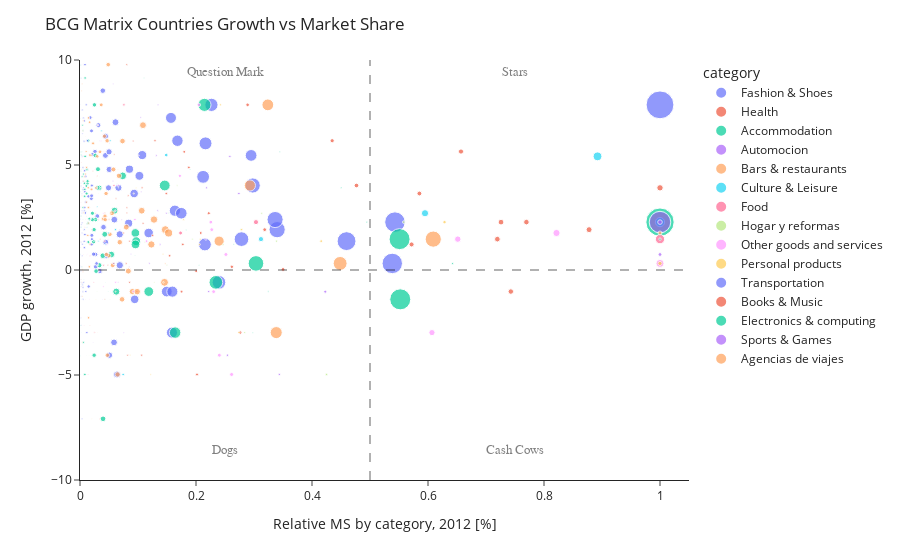

The cell this chart's notebook holds for it:
### Markdown cell above
![image-2.png](attachment:image-2.png)

### Code cell
data = px.scatter(df1, x='relative_MS', y='growth_GDP', color='category',size='sum_amount_x', hover_name='country_name',
                  size_max=20)

layout = go.Layout(
    title='Growth-Share Matrix of countries Madrid transactions',
    xaxis=dict(
        title='Market Share of Purchases, 2012 [%]',
        gridcolor='rgb(255, 255, 255)',
        zerolinewidth=1,
        ticklen=5,
        gridwidth=2,
    ),
    yaxis=dict(
        title='GDP per Capity, 2012 [%]',
        gridcolor='rgb(255, 255, 255)',
        zerolinewidth=1,
        ticklen=5,
        gridwidth=2,
    ),
    paper_bgcolor='rgb(0,0,0,0)',
    plot_bgcolor='rgb(0,0,0,0)',
)

fig = go.Figure(data=data, layout=layout)

fig = fig.update_layout(
    yaxis_range=[-10,10], 
    title='BCG Matrix Countries Growth vs Market Share',
    yaxis=dict(title='GDP growth, 2012 [%]'))    
fig.update_layout(
    xaxis_range=[0,1.05],
    xaxis=dict(title='Relative MS by category, 2012 [%]'))

fig.update_layout(template="simple_white")
fig.add_hline(y=0,line_width=2, line_dash="dash", line_color="black")
fig.add_vline(x=0.5, line_width=2, line_dash="dash", line_color="black")

fig.add_annotation(
    x=0.25
    , y=9
    , text='Question Mark'
    , yanchor='bottom'
    , showarrow=False
    , arrowhead=1
    , arrowsize=1
    , arrowwidth=2
    , arrowcolor="#636363"
    , ax=-20
    , ay=-30
    , font=dict(size=13, color="grey", family="Sans Serif")
    , align="left"
    ,)
fig.add_annotation(
    x=0.75
    , y=9
    , text='Stars'
    , yanchor='bottom'
    , showarrow=False
    , arrowhead=1
    , arrowsize=1
    , arrowwidth=2
    , arrowcolor="#636363"
    , ax=-20
    , ay=-30
    , font=dict(size=13, color="grey", family="Sans Serif")
    , align="left"
    ,)

fig.add_annotation(
    x=0.75
    , y=-9
    , text='Cash Cows'
    , yanchor='bottom'
    , showarrow=False
    , arrowhead=1
    , arrowsize=1
    , arrowwidth=2
    , arrowcolor="#636363"
    , ax=-20
    , ay=-30
    , font=dict(size=13, color="grey", family="Sans Serif")
    , align="left"
    ,)

fig.add_annotation(
    x=0.25
    , y=-9
    , text='Dogs'
    , yanchor='bottom'
    , showarrow=False
    , arrowhead=1
    , arrowsize=1
    , arrowwidth=2
    , arrowcolor="#636363"
    , ax=-20
    , ay=-30
    , font=dict(size=13, color="grey", family="Sans Serif")
    , align="left"
    ,)

### Figure 1 — Plotly figure (JSON) as saved in the notebook; plotly's stock layout.template omitted (floating-point values rounded to 4 significant figures)
{"data": [{"hovertemplate": "<b>%{hovertext}</b><br><br>category=Fashion & Shoes<br>relative_MS=%{x}<br>growth_GDP=%{y}<br>sum_amount_x=%{marker.size}<extra></extra>", "hovertext": ["Algeria", "Andorra", "Angola", "Argentina", "Australia", "Austria", "Azerbaijan", "Bahrain", "Belarus", "Belgium", "Bosnia and Herzegovina", "Botswana", "Brazil", "Bulgaria", "Canada", "Cayman Islands", "Chile", "China", "Colombia", "Costa Rica", "Croatia", "Curacao", "Cyprus", "Czechia", "Côte d'Ivoire", "Denmark", "Dominican Republic", "Ecuador", "Egypt", "El Salvador", "Estonia", "Finland", "France", "Georgia", "Greece", "Guatemala", "Honduras", "Hong Kong", "Hungary", "Iceland", "India", "Indonesia", "Iraq", "Ireland", "Israel", "Italy", "Jamaica", "Japan", "Jordan", "Kazakhstan", "Korea, Republic of", "Kuwait", "Latvia", "Lebanon", "Lithuania", "Luxembourg", "Malawi", "Malaysia", "Mexico", "Moldova, Republic of", "Mongolia", "Morocco", "Mozambique", "Netherlands", "New Zealand", "Nigeria", "North Macedonia", "Norway", "Pakistan", "Panama", "Paraguay", "Peru", "Philippines", "Poland", "Portugal", "Puerto Rico", "Qatar", "Romania", "Russian Federation", "Saudi Arabia", "Senegal", "Singapore", "Slovakia", "Slovenia", "South Africa", "Sri Lanka", "Sweden", "Switzerland", "Taiwan, Province of China", "Thailand", "Trinidad and Tobago", "Turkey", "Uganda", "Ukraine", "United Arab Emirates", "United Kingdom ", "United States of America", "Uruguay", "Uzbekistan", "Venezuela (Bolivarian Republic of)", "Viet Nam", "Zimbabwe"], "legendgroup": "Fashion & Shoes", "marker": {"color": "#636efa", "size": [1183, 3864, 2381, 9060, 4011, 2784, 147, 503, 508, 1629, 312, 585, 20580, 1414, 7170, 250, 10172, 60555, 2978, 317, 106, 108, 3553, 907, 242, 4154, 562, 1565, 5081, 217, 617, 5707, 32603, 2668, 215, 492, 105, 4149, 125, 452, 2656, 13105, 86, 2077, 9909, 9600, 238, 27828, 50, 5163, 20368, 1202, 3705, 1804, 405, 1237, 15, 6499, 5654, 101, 654, 66, 1072, 9643, 215, 336, 92, 10575, 875, 520, 254, 429, 1923, 2690, 3079, 79, 485, 2453, 18032, 227, 122, 12854, 419, 132, 3582, 103, 14508, 13039, 13724, 9499, 129, 3050, 325, 1634, 6203, 16860, 32881, 1213, 462, 3031, 1297, 127], "sizemode": "area", "sizeref": 156.5, "symbol": "circle"}, "mode": "markers", "name": "Fashion & Shoes", "orientation": "v", "showlegend": true, "type": "scatter", "x": [0.01954, 0.06381, 0.03932, 0.1496, 0.06624, 0.04597, 0.002428, 0.008306, 0.008389, 0.0269, 0.005152, 0.009661, 0.3399, 0.02335, 0.1184, 0.004128, 0.168, 1, 0.04918, 0.005235, 0.00175, 0.001784, 0.05867, 0.01498, 0.003996, 0.0686, 0.009281, 0.02584, 0.08391, 0.003584, 0.01019, 0.09424, 0.5384, 0.04406, 0.00355, 0.008125, 0.001734, 0.06852, 0.002064, 0.007464, 0.04386, 0.2164, 0.00142, 0.0343, 0.1636, 0.1585, 0.00393, 0.4595, 0.0008257, 0.08526, 0.3364, 0.01985, 0.06118, 0.02979, 0.006688, 0.02043, 0.0002477, 0.1073, 0.09337, 0.001668, 0.0108, 0.00109, 0.0177, 0.1592, 0.00355, 0.005549, 0.001519, 0.1746, 0.01445, 0.008587, 0.004195, 0.007084, 0.03176, 0.04442, 0.05085, 0.001305, 0.008009, 0.04051, 0.2978, 0.003749, 0.002015, 0.2123, 0.006919, 0.00218, 0.05915, 0.001701, 0.2396, 0.2153, 0.2266, 0.1569, 0.00213, 0.05037, 0.005367, 0.02698, 0.1024, 0.2784, 0.543, 0.02003, 0.007629, 0.05005, 0.02142, 0.002097], "xaxis": "x", "y": [3.4, -4.974, 8.54, -1.026, 3.917, 0.6804, 2.165, 3.728, 1.687, 0.7392, -0.8218, 4.456, 1.921, 0.7549, 1.762, 1.23, 6.155, 7.864, 3.913, 4.883, -2.276, -0.06589, -3.447, -0.785, 7.62, 0.2265, 2.717, 5.642, 2.226, 2.816, 3.228, -1.398, 0.3131, 6.369, -7.087, 2.975, 4.129, 1.7, -1.258, 1.064, 5.456, 6.03, 13.94, -0.05235, 2.823, -2.981, -0.6136, 1.375, 2.429, 4.8, 2.403, 6.626, 7.037, 2.565, 3.844, 1.65, 1.886, 5.473, 3.642, -0.5897, 12.32, 3.01, 7.258, -1.03, 2.245, 4.23, -0.4562, 2.703, 3.507, 9.779, -0.708, 6.14, 6.897, 1.325, -4.057, 0.02928, 4.73, 2.041, 4.024, 5.411, 4.003, 4.435, 1.358, -2.639, 2.396, 9.145, -0.5883, 1.217, 7.864, 7.243, 1.343, 4.788, 3.837, 0.1523, 4.484, 1.47, 2.281, 3.538, 7.102, 5.626, 5.5, 16.67], "yaxis": "y"}, {"hovertemplate": "<b>%{hovertext}</b><br><br>category=Health<br>relative_MS=%{x}<br>growth_GDP=%{y}<br>sum_amount_x=%{marker.size}<extra></extra>", "hovertext": ["Algeria", "Andorra", "Argentina", "Austria", "Belgium", "Bosnia and Herzegovina", "Brazil", "Canada", "Chile", "China", "Colombia", "Costa Rica", "Denmark", "Dominican Republic", "Ecuador", "Egypt", "El Salvador", "Finland", "France", "Greece", "Guatemala", "Iceland", "India", "Ireland", "Israel", "Italy", "Japan", "Jordan", "Kazakhstan", "Korea, Republic of", "Kuwait", "Lebanon", "Lithuania", "Luxembourg", "Mexico", "Mozambique", "Netherlands", "Norway", "Panama", "Peru", "Philippines", "Poland", "Portugal", "Puerto Rico", "Qatar", "Romania", "Russian Federation", "Singapore", "Slovenia", "South Africa", "Sweden", "Switzerland", "Taiwan, Province of China", "Turkey", "Ukraine", "United Kingdom ", "United States of America", "Uruguay", "Uzbekistan", "Venezuela (Bolivarian Republic of)", "Viet Nam"], "legendgroup": "Health", "marker": {"color": "#EF553B", "size": [217, 705, 343, 540, 129, 6, 1113, 262, 452, 1010, 374, 24, 168, 149, 12, 380, 11, 150, 3495, 120, 19, 10, 22, 700, 207, 965, 299, 80, 10, 175, 6, 40, 11, 438, 520, 76, 612, 776, 282, 33, 109, 89, 372, 13, 78, 30, 1666, 21, 60, 21, 299, 1998, 32, 27, 915, 2515, 2537, 27, 18, 628, 206], "sizemode": "area", "sizeref": 156.5, "symbol": "circle"}, "mode": "markers", "name": "Health", "orientation": "v", "showlegend": true, "type": "scatter", "x": [0.06209, 0.2017, 0.09814, 0.1545, 0.03691, 0.001717, 0.3185, 0.07496, 0.1293, 0.289, 0.107, 0.006867, 0.04807, 0.04263, 0.003433, 0.1087, 0.003147, 0.04292, 1, 0.03433, 0.005436, 0.002861, 0.006295, 0.2003, 0.05923, 0.2761, 0.08555, 0.02289, 0.002861, 0.05007, 0.001717, 0.01144, 0.003147, 0.1253, 0.1488, 0.02175, 0.1751, 0.222, 0.08069, 0.009442, 0.03119, 0.02546, 0.1064, 0.00372, 0.02232, 0.008584, 0.4767, 0.006009, 0.01717, 0.006009, 0.08555, 0.5717, 0.009156, 0.007725, 0.2618, 0.7196, 0.7259, 0.007725, 0.00515, 0.1797, 0.05894], "xaxis": "x", "y": [3.4, -4.974, -1.026, 0.6804, 0.7392, -0.8218, 1.921, 1.762, 6.155, 7.864, 3.913, 4.883, 0.2265, 2.717, 5.642, 2.226, 2.816, -1.398, 0.3131, -7.087, 2.975, 1.064, 5.456, -0.05235, 2.823, -2.981, 1.375, 2.429, 4.8, 2.403, 6.626, 2.565, 3.844, 1.65, 3.642, 7.258, -1.03, 2.703, 9.779, 6.14, 6.897, 1.325, -4.057, 0.02928, 4.73, 2.041, 4.024, 4.435, -2.639, 2.396, -0.5883, 1.217, 7.864, 4.788, 0.1523, 1.47, 2.281, 3.538, 7.102, 5.626, 5.5], "yaxis": "y"}, {"hovertemplate": "<b>%{hovertext}</b><br><br>category=Accommodation<br>relative_MS=%{x}<br>growth_GDP=%{y}<br>sum_amount_x=%{marker.size}<extra></extra>", "hovertext": ["Andorra", "Argentina", "Armenia", "Australia", "Austria", "Bahrain", "Belgium", "Botswana", "Brazil", "Bulgaria", "Canada", "Chile", "China", "Colombia", "Costa Rica", "Cyprus", "Denmark", "Egypt", "Finland", "France", "Greece", "Guatemala", "Honduras", "Hong Kong", "Iceland", "India", "Indonesia", "Ireland", "Israel", "Italy", "Japan", "Jordan", "Kazakhstan", "Kenya", "Korea, Republic of", "Kuwait", "Lebanon", "Lithuania", "Malaysia", "Malta", "Mexico", "Netherlands", "Nigeria", "Norway", "Pakistan", "Panama", "Philippines", "Poland", "Portugal", "Qatar", "Romania", "Russian Federation", "Samoa", "Saudi Arabia", "Senegal", "Singapore", "Slovenia", "South Africa", "Sri Lanka", "Sweden", "Switzerland", "Taiwan, Province of China", "Trinidad and Tobago", "Turkey", "Ukraine", "United Arab Emirates", "United Kingdom ", "United States of America", "Venezuela (Bolivarian Republic of)"], "legendgroup": "Accommodation", "marker": {"color": "#00cc96", "size": [522, 7421, 28, 2110, 2461, 72, 3382, 267, 1517, 30, 5975, 892, 13436, 1885, 32, 365, 2091, 860, 34563, 18992, 2488, 312, 479, 2673, 18, 1657, 8, 1741, 3731, 10267, 6068, 1018, 1939, 361, 1677, 325, 118, 521, 153, 814, 713, 3916, 817, 1346, 500, 80, 274, 887, 1527, 91, 126, 9146, 30, 551, 691, 182, 96, 1333, 549, 14663, 5989, 1557, 1462, 752, 185, 4604, 34490, 62596, 117], "sizemode": "area", "sizeref": 156.5, "symbol": "circle"}, "mode": "markers", "name": "Accommodation", "orientation": "v", "showlegend": true, "type": "scatter", "x": [0.008339, 0.1186, 0.0004473, 0.03371, 0.03932, 0.00115, 0.05403, 0.004265, 0.02423, 0.0004793, 0.09545, 0.01425, 0.2146, 0.03011, 0.0005112, 0.005831, 0.0334, 0.01374, 0.5522, 0.3034, 0.03975, 0.004984, 0.007652, 0.0427, 0.0002876, 0.02647, 0.0001278, 0.02781, 0.0596, 0.164, 0.09694, 0.01626, 0.03098, 0.005767, 0.02679, 0.005192, 0.001885, 0.008323, 0.002444, 0.013, 0.01139, 0.06256, 0.01305, 0.0215, 0.007988, 0.001278, 0.004377, 0.01417, 0.02439, 0.001454, 0.002013, 0.1461, 0.0004793, 0.008802, 0.01104, 0.002908, 0.001534, 0.0213, 0.008771, 0.2342, 0.09568, 0.02487, 0.02336, 0.01201, 0.002955, 0.07355, 0.551, 1, 0.001869], "xaxis": "x", "y": [-4.974, -1.026, 7.2, 3.917, 0.6804, 3.728, 0.7392, 4.456, 1.921, 0.7549, 1.762, 6.155, 7.864, 3.913, 4.883, -3.447, 0.2265, 2.226, -1.398, 0.3131, -7.087, 2.975, 4.129, 1.7, 1.064, 5.456, 6.03, -0.05235, 2.823, -2.981, 1.375, 2.429, 4.8, 4.569, 2.403, 6.626, 2.565, 3.844, 5.473, 4.118, 3.642, -1.03, 4.23, 2.703, 3.507, 9.779, 6.897, 1.325, -4.057, 4.73, 2.041, 4.024, -4.089, 5.411, 4.003, 4.435, -2.639, 2.396, 9.145, -0.5883, 1.217, 7.864, 1.343, 4.788, 0.1523, 4.484, 1.47, 2.281, 5.626], "yaxis": "y"}, {"hovertemplate": "<b>%{hovertext}</b><br><br>category=Automocion<br>relative_MS=%{x}<br>growth_GDP=%{y}<br>sum_amount_x=%{marker.size}<extra></extra>", "hovertext": ["Andorra", "Bahrain", "Belgium", "India", "United Kingdom "], "legendgroup": "Automocion", "marker": {"color": "#ab63fa", "size": [390, 120, 1135, 115, 56], "sizemode": "area", "sizeref": 156.5, "symbol": "circle"}, "mode": "markers", "name": "Automocion", "orientation": "v", "showlegend": true, "type": "scatter", "x": [0.3436, 0.1057, 1, 0.1013, 0.04934], "xaxis": "x", "y": [-4.974, 3.728, 0.7392, 5.456, 1.47], "yaxis": "y"}, {"hovertemplate": "<b>%{hovertext}</b><br><br>category=Bars & restaurants<br>relative_MS=%{x}<br>growth_GDP=%{y}<br>sum_amount_x=%{marker.size}<extra></extra>", "hovertext": ["Andorra", "Angola", "Argentina", "Australia", "Austria", "Belarus", "Belgium", "Bolivia (Plurinational State of)", "Brazil", "Canada", "Cayman Islands", "Chile", "China", "Colombia", "Costa Rica", "Croatia", "Curacao", "Cyprus", "Czechia", "Côte d'Ivoire", "Denmark", "Dominican Republic", "Ecuador", "Egypt", "Estonia", "Finland", "France", "Georgia", "Guatemala", "Honduras", "Hong Kong", "Hungary", "Iceland", "India", "Indonesia", "Ireland", "Israel", "Italy", "Japan", "Jordan", "Kazakhstan", "Kenya", "Korea, Republic of", "Kuwait", "Latvia", "Lebanon", "Lithuania", "Luxembourg", "Malaysia", "Malta", "Mexico", "Moldova, Republic of", "Morocco", "Netherlands", "Nigeria", "North Macedonia", "Norway", "Oman", "Panama", "Paraguay", "Peru", "Philippines", "Poland", "Portugal", "Puerto Rico", "Qatar", "Romania", "Russian Federation", "Saudi Arabia", "Singapore", "Slovakia", "South Africa", "Sweden", "Switzerland", "Taiwan, Province of China", "Thailand", "Turkey", "Ukraine", "United Arab Emirates", "United Kingdom ", "United States of America", "Uruguay", "Uzbekistan", "Venezuela (Bolivarian Republic of)"], "legendgroup": "Bars & restaurants", "marker": {"color": "#FFA15A", "size": [2184, 91, 3039, 478, 1667, 16, 1534, 85, 4954, 5146, 600, 1578, 10908, 946, 382, 497, 174, 124, 100, 8, 1899, 211, 356, 477, 374, 2444, 15109, 1419, 488, 25, 1733, 140, 27, 633, 758, 2807, 3586, 11396, 8079, 1346, 76, 325, 4298, 166, 559, 1451, 669, 453, 573, 40, 1514, 107, 43, 3319, 212, 71, 1856, 133, 1638, 13, 2469, 3657, 2310, 1585, 129, 10, 2689, 9866, 1000, 275, 51, 1465, 4908, 4145, 1231, 487, 1945, 543, 2261, 20516, 33685, 114, 195, 1161], "sizemode": "area", "sizeref": 156.5, "symbol": "circle"}, "mode": "markers", "name": "Bars & restaurants", "orientation": "v", "showlegend": true, "type": "scatter", "x": [0.06484, 0.002701, 0.09022, 0.01419, 0.04949, 0.000475, 0.04554, 0.002523, 0.1471, 0.1528, 0.01781, 0.04685, 0.3238, 0.02808, 0.01134, 0.01475, 0.005166, 0.003681, 0.002969, 0.0002375, 0.05638, 0.006264, 0.01057, 0.01416, 0.0111, 0.07255, 0.4485, 0.04213, 0.01449, 0.0007422, 0.05145, 0.004156, 0.0008015, 0.01879, 0.0225, 0.08333, 0.1065, 0.3383, 0.2398, 0.03996, 0.002256, 0.009648, 0.1276, 0.004928, 0.01659, 0.04308, 0.01986, 0.01345, 0.01701, 0.001187, 0.04495, 0.003176, 0.001277, 0.09853, 0.006294, 0.002108, 0.0551, 0.003948, 0.04863, 0.0003859, 0.0733, 0.1086, 0.06858, 0.04705, 0.00383, 0.0002969, 0.07983, 0.2929, 0.02969, 0.008164, 0.001514, 0.04349, 0.1457, 0.1231, 0.03654, 0.01446, 0.05774, 0.01612, 0.06712, 0.6091, 1, 0.003384, 0.005789, 0.03447], "xaxis": "x", "y": [-4.974, 8.54, -1.026, 3.917, 0.6804, 1.687, 0.7392, 5.122, 1.921, 1.762, 1.23, 6.155, 7.864, 3.913, 4.883, -2.276, -0.06589, -3.447, -0.785, 7.62, 0.2265, 2.717, 5.642, 2.226, 3.228, -1.398, 0.3131, 6.369, 2.975, 4.129, 1.7, -1.258, 1.064, 5.456, 6.03, -0.05235, 2.823, -2.981, 1.375, 2.429, 4.8, 4.569, 2.403, 6.626, 7.037, 2.565, 3.844, 1.65, 5.473, 4.118, 3.642, -0.5897, 3.01, -1.03, 4.23, -0.4562, 2.703, 8.863, 9.779, -0.708, 6.14, 6.897, 1.325, -4.057, 0.02928, 4.73, 2.041, 4.024, 5.411, 4.435, 1.358, 2.396, -0.5883, 1.217, 7.864, 7.243, 4.788, 0.1523, 4.484, 1.47, 2.281, 3.538, 7.102, 5.626], "yaxis": "y"}, {"hovertemplate": "<b>%{hovertext}</b><br><br>category=Culture & Leisure<br>relative_MS=%{x}<br>growth_GDP=%{y}<br>sum_amount_x=%{marker.size}<extra></extra>", "hovertext": ["Andorra", "Argentina", "Austria", "Brazil", "Canada", "Cayman Islands", "Chile", "China", "Egypt", "Finland", "France", "Israel", "Italy", "Japan", "Kazakhstan", "Korea, Republic of", "Kuwait", "Malaysia", "Morocco", "North Macedonia", "Norway", "Paraguay", "Portugal", "Romania", "Russian Federation", "Saudi Arabia", "Sweden", "Switzerland", "Taiwan, Province of China", "United Kingdom ", "United States of America", "Venezuela (Bolivarian Republic of)"], "legendgroup": "Culture & Leisure", "marker": {"color": "#19d3f3", "size": [505, 28, 9, 415, 334, 303, 353, 4, 90, 24, 396, 66, 20, 216, 37, 31, 252, 1009, 202, 45, 4036, 29, 9, 83, 92, 6054, 54, 59, 65, 2117, 6785, 24], "sizemode": "area", "sizeref": 156.5, "symbol": "circle"}, "mode": "markers", "name": "Culture & Leisure", "orientation": "v", "showlegend": true, "type": "scatter", "x": [0.07443, 0.004127, 0.001326, 0.06116, 0.04923, 0.04466, 0.05203, 0.0005895, 0.01326, 0.003537, 0.05836, 0.009727, 0.002948, 0.03183, 0.005453, 0.004569, 0.03714, 0.1487, 0.02977, 0.006632, 0.5948, 0.004274, 0.001326, 0.01223, 0.01356, 0.8923, 0.007959, 0.008696, 0.00958, 0.312, 1, 0.003537], "xaxis": "x", "y": [-4.974, -1.026, 0.6804, 1.921, 1.762, 1.23, 6.155, 7.864, 2.226, -1.398, 0.3131, 2.823, -2.981, 1.375, 4.8, 2.403, 6.626, 5.473, 3.01, -0.4562, 2.703, -0.708, -4.057, 2.041, 4.024, 5.411, -0.5883, 1.217, 7.864, 1.47, 2.281, 5.626], "yaxis": "y"}, {"hovertemplate": "<b>%{hovertext}</b><br><br>category=Food<br>relative_MS=%{x}<br>growth_GDP=%{y}<br>sum_amount_x=%{marker.size}<extra></extra>", "hovertext": ["Andorra", "Argentina", "Australia", "Austria", "Belarus", "Belgium", "Bolivia (Plurinational State of)", "Brazil", "Canada", "China", "Colombia", "Croatia", "Czechia", "Denmark", "El Salvador", "Estonia", "Finland", "France", "Guatemala", "Ireland", "Israel", "Italy", "Japan", "Mexico", "Netherlands", "Norway", "Philippines", "Poland", "Russian Federation", "Slovenia", "Sweden", "Ukraine", "United Kingdom ", "United States of America"], "legendgroup": "Food", "marker": {"color": "#FF6692", "size": [95, 9, 14, 117, 6, 42, 13, 136, 1170, 511, 8, 19, 6, 274, 5, 12, 64, 393, 13, 29, 55, 166, 285, 27, 70, 180, 11, 80, 395, 48, 160, 22, 6746, 2047], "sizemode": "area", "sizeref": 156.5, "symbol": "circle"}, "mode": "markers", "name": "Food", "orientation": "v", "showlegend": true, "type": "scatter", "x": [0.01408, 0.001334, 0.002075, 0.01734, 0.0008894, 0.006226, 0.001927, 0.02016, 0.1734, 0.07575, 0.001186, 0.002816, 0.0008894, 0.04062, 0.0007412, 0.001779, 0.009487, 0.05826, 0.001927, 0.004299, 0.008153, 0.02461, 0.04225, 0.004002, 0.01038, 0.02668, 0.001631, 0.01186, 0.05855, 0.007115, 0.02372, 0.003261, 1, 0.3034], "xaxis": "x", "y": [-4.974, -1.026, 3.917, 0.6804, 1.687, 0.7392, 5.122, 1.921, 1.762, 7.864, 3.913, -2.276, -0.785, 0.2265, 2.816, 3.228, -1.398, 0.3131, 2.975, -0.05235, 2.823, -2.981, 1.375, 3.642, -1.03, 2.703, 6.897, 1.325, 4.024, -2.639, -0.5883, 0.1523, 1.47, 2.281], "yaxis": "y"}, {"hovertemplate": "<b>%{hovertext}</b><br><br>category=Hogar y reformas<br>relative_MS=%{x}<br>growth_GDP=%{y}<br>sum_amount_x=%{marker.size}<extra></extra>", "hovertext": ["Andorra", "Argentina", "Australia", "Austria", "Belgium", "Belize", "Brazil", "China", "Colombia", "Cyprus", "Denmark", "Dominican Republic", "Finland", "France", "Italy", "Japan", "Lithuania", "Mexico", "Netherlands", "Norway", "Peru", "Poland", "Portugal", "Russian Federation", "Singapore", "South Africa", "Sweden", "Switzerland", "Turkey", "United Kingdom ", "United States of America"], "legendgroup": "Hogar y reformas", "marker": {"color": "#B6E880", "size": [434, 7, 36, 11, 20, 30, 283, 14, 8, 14, 153, 25, 53, 1021, 290, 346, 12, 33, 30, 320, 26, 114, 16, 171, 34, 34, 131, 252, 26, 198, 570], "sizemode": "area", "sizeref": 156.5, "symbol": "circle"}, "mode": "markers", "name": "Hogar y reformas", "orientation": "v", "showlegend": true, "type": "scatter", "x": [0.4251, 0.006856, 0.03526, 0.01077, 0.01959, 0.02938, 0.2772, 0.01371, 0.007835, 0.01371, 0.1499, 0.02449, 0.05191, 1, 0.284, 0.3389, 0.01175, 0.03232, 0.02938, 0.3134, 0.02547, 0.1117, 0.01567, 0.1675, 0.0333, 0.0333, 0.1283, 0.2468, 0.02547, 0.1939, 0.5583], "xaxis": "x", "y": [-4.974, -1.026, 3.917, 0.6804, 0.7392, 2.428, 1.921, 7.864, 3.913, -3.447, 0.2265, 2.717, -1.398, 0.3131, -2.981, 1.375, 3.844, 3.642, -1.03, 2.703, 6.14, 1.325, -4.057, 4.024, 4.435, 2.396, -0.5883, 1.217, 4.788, 1.47, 2.281], "yaxis": "y"}, {"hovertemplate": "<b>%{hovertext}</b><br><br>category=Other goods and services<br>relative_MS=%{x}<br>growth_GDP=%{y}<br>sum_amount_x=%{marker.size}<extra></extra>", "hovertext": ["Andorra", "Argentina", "Australia", "Austria", "Bahrain", "Belgium", "Belize", "Brazil", "Bulgaria", "Canada", "Chile", "China", "Colombia", "Czechia", "Denmark", "Dominican Republic", "Finland", "France", "Ireland", "Israel", "Italy", "Japan", "Korea, Republic of", "Malaysia", "Mexico", "Netherlands", "Norway", "Panama", "Peru", "Philippines", "Poland", "Portugal", "Russian Federation", "Saudi Arabia", "Slovenia", "South Africa", "Sweden", "Switzerland", "Turkey", "United Arab Emirates", "United Kingdom ", "United States of America", "Venezuela (Bolivarian Republic of)"], "legendgroup": "Other goods and services", "marker": {"color": "#FF97FF", "size": [1298, 457, 144, 15, 26, 1249, 94, 1128, 61, 4079, 39, 1017, 95, 200, 155, 5, 82, 4965, 161, 302, 3013, 570, 470, 58, 100, 1144, 201, 20, 180, 151, 58, 1193, 328, 21, 19, 75, 305, 230, 61, 855, 3234, 1120, 205], "sizemode": "area", "sizeref": 156.5, "symbol": "circle"}, "mode": "markers", "name": "Other goods and services", "orientation": "v", "showlegend": true, "type": "scatter", "x": [0.2614, 0.09204, 0.029, 0.003021, 0.005237, 0.2516, 0.01893, 0.2272, 0.01229, 0.8216, 0.007855, 0.2048, 0.01913, 0.04028, 0.03122, 0.001007, 0.01652, 1, 0.03243, 0.06083, 0.6068, 0.1148, 0.09466, 0.01168, 0.02014, 0.2304, 0.04048, 0.004028, 0.03625, 0.03041, 0.01168, 0.2403, 0.06606, 0.00423, 0.003827, 0.01511, 0.06143, 0.04632, 0.01229, 0.1722, 0.6514, 0.2256, 0.04129], "xaxis": "x", "y": [-4.974, -1.026, 3.917, 0.6804, 3.728, 0.7392, 2.428, 1.921, 0.7549, 1.762, 6.155, 7.864, 3.913, -0.785, 0.2265, 2.717, -1.398, 0.3131, -0.05235, 2.823, -2.981, 1.375, 2.403, 5.473, 3.642, -1.03, 2.703, 9.779, 6.14, 6.897, 1.325, -4.057, 4.024, 5.411, -2.639, 2.396, -0.5883, 1.217, 4.788, 4.484, 1.47, 2.281, 5.626], "yaxis": "y"}, {"hovertemplate": "<b>%{hovertext}</b><br><br>category=Personal products<br>relative_MS=%{x}<br>growth_GDP=%{y}<br>sum_amount_x=%{marker.size}<extra></extra>", "hovertext": ["Andorra", "Argentina", "Australia", "Austria", "Brazil", "Bulgaria", "China", "Colombia", "Costa Rica", "Ecuador", "Egypt", "Finland", "France", "Georgia", "Greece", "Guatemala", "Ireland", "Israel", "Italy", "Japan", "Mexico", "Netherlands", "Norway", "Portugal", "Russian Federation", "Singapore", "South Africa", "Sweden", "Switzerland", "Taiwan, Province of China", "Turkey", "United Kingdom ", "United States of America", "Venezuela (Bolivarian Republic of)"], "legendgroup": "Personal products", "marker": {"color": "#FECB52", "size": [179, 15, 54, 39, 409, 210, 355, 142, 26, 58, 85, 40, 1467, 13, 30, 26, 55, 97, 402, 610, 136, 90, 94, 127, 43, 42, 262, 211, 302, 14, 96, 304, 922, 20], "sizemode": "area", "sizeref": 156.5, "symbol": "circle"}, "mode": "markers", "name": "Personal products", "orientation": "v", "showlegend": true, "type": "scatter", "x": [0.122, 0.01022, 0.03681, 0.02658, 0.2788, 0.1431, 0.242, 0.0968, 0.01772, 0.03954, 0.05794, 0.02727, 1, 0.008862, 0.02045, 0.01772, 0.03749, 0.06612, 0.274, 0.4158, 0.09271, 0.06135, 0.06408, 0.08657, 0.02931, 0.02863, 0.1786, 0.1438, 0.2059, 0.009543, 0.06544, 0.2072, 0.6285, 0.01363], "xaxis": "x", "y": [-4.974, -1.026, 3.917, 0.6804, 1.921, 0.7549, 7.864, 3.913, 4.883, 5.642, 2.226, -1.398, 0.3131, 6.369, -7.087, 2.975, -0.05235, 2.823, -2.981, 1.375, 3.642, -1.03, 2.703, -4.057, 4.024, 4.435, 2.396, -0.5883, 1.217, 7.864, 4.788, 1.47, 2.281, 5.626], "yaxis": "y"}, {"hovertemplate": "<b>%{hovertext}</b><br><br>category=Transportation<br>relative_MS=%{x}<br>growth_GDP=%{y}<br>sum_amount_x=%{marker.size}<extra></extra>", "hovertext": ["Andorra", "Argentina", "Australia", "Austria", "Belgium", "Brazil", "Canada", "Chile", "China", "Czechia", "Denmark", "Finland", "France", "Guatemala", "India", "Ireland", "Israel", "Italy", "Japan", "Jordan", "Korea, Republic of", "Lebanon", "Luxembourg", "Mexico", "Netherlands", "New Zealand", "Nicaragua", "Norway", "Panama", "Poland", "Romania", "Russian Federation", "Sweden", "Switzerland", "Taiwan, Province of China", "Thailand", "Ukraine", "United Kingdom ", "United States of America"], "legendgroup": "Transportation", "marker": {"color": "#636efa", "size": [33, 372, 227, 145, 43, 272, 137, 472, 393, 80, 27, 201, 1051, 31, 10856, 10, 266, 435, 277, 10, 17, 32, 6, 124, 187, 153, 159, 124, 12, 76, 45, 754, 238, 747, 11, 219, 60, 756, 36798], "sizemode": "area", "sizeref": 156.5, "symbol": "circle"}, "mode": "markers", "name": "Transportation", "orientation": "v", "showlegend": true, "type": "scatter", "x": [0.0008968, 0.01011, 0.006169, 0.00394, 0.001169, 0.007392, 0.003723, 0.01283, 0.01068, 0.002174, 0.0007337, 0.005462, 0.02856, 0.0008424, 0.295, 0.0002718, 0.007229, 0.01182, 0.007528, 0.0002718, 0.000462, 0.0008696, 0.0001631, 0.00337, 0.005082, 0.004158, 0.004321, 0.00337, 0.0003261, 0.002065, 0.001223, 0.02049, 0.006468, 0.0203, 0.0002989, 0.005951, 0.001631, 0.02054, 1], "xaxis": "x", "y": [-4.974, -1.026, 3.917, 0.6804, 0.7392, 1.921, 1.762, 6.155, 7.864, -0.785, 0.2265, -1.398, 0.3131, 2.975, 5.456, -0.05235, 2.823, -2.981, 1.375, 2.429, 2.403, 2.565, 1.65, 3.642, -1.03, 2.245, 6.495, 2.703, 9.779, 1.325, 2.041, 4.024, -0.5883, 1.217, 7.864, 7.243, 0.1523, 1.47, 2.281], "yaxis": "y"}, {"hovertemplate": "<b>%{hovertext}</b><br><br>category=Books & Music<br>relative_MS=%{x}<br>growth_GDP=%{y}<br>sum_amount_x=%{marker.size}<extra></extra>", "hovertext": ["Argentina", "Brazil", "Canada", "Chile", "Colombia", "Costa Rica", "Dominican Republic", "Ecuador", "France", "Guatemala", "Italy", "Korea, Republic of", "Mexico", "Peru", "Portugal", "Puerto Rico", "South Africa", "Switzerland", "United Arab Emirates", "United Kingdom ", "United States of America", "Uruguay", "Venezuela (Bolivarian Republic of)"], "legendgroup": "Books & Music", "marker": {"color": "#EF553B", "size": [2351, 2778, 659, 1376, 3165, 594, 256, 2079, 252, 256, 82, 29, 1852, 290, 260, 1108, 101, 561, 95, 111, 2436, 263, 100], "sizemode": "area", "sizeref": 156.5, "symbol": "circle"}, "mode": "markers", "name": "Books & Music", "orientation": "v", "showlegend": true, "type": "scatter", "x": [0.7428, 0.8777, 0.2082, 0.4348, 1, 0.1877, 0.08088, 0.6569, 0.07962, 0.08088, 0.02591, 0.009163, 0.5852, 0.09163, 0.08215, 0.3501, 0.03191, 0.1773, 0.03002, 0.03507, 0.7697, 0.0831, 0.0316], "xaxis": "x", "y": [-1.026, 1.921, 1.762, 6.155, 3.913, 4.883, 2.717, 5.642, 0.3131, 2.975, -2.981, 2.403, 3.642, 6.14, -4.057, 0.02928, 2.396, 1.217, 4.484, 1.47, 2.281, 3.538, 5.626], "yaxis": "y"}, {"hovertemplate": "<b>%{hovertext}</b><br><br>category=Electronics & computing<br>relative_MS=%{x}<br>growth_GDP=%{y}<br>sum_amount_x=%{marker.size}<extra></extra>", "hovertext": ["Argentina", "Australia", "Austria", "Brazil", "Colombia", "Denmark", "Dominican Republic", "Finland", "France", "Honduras", "Italy", "Mexico", "Netherlands", "Portugal", "Russian Federation", "South Africa", "Sri Lanka", "Sweden", "Switzerland", "Turkey", "United Kingdom ", "United States of America", "Venezuela (Bolivarian Republic of)"], "legendgroup": "Electronics & computing", "marker": {"color": "#00cc96", "size": [147, 204, 43, 83, 30, 93, 69, 20, 291, 29, 135, 46, 22, 5, 20, 12, 50, 20, 120, 86, 453, 224, 156], "sizemode": "area", "sizeref": 156.5, "symbol": "circle"}, "mode": "markers", "name": "Electronics & computing", "orientation": "v", "showlegend": true, "type": "scatter", "x": [0.3245, 0.4503, 0.09492, 0.1832, 0.06623, 0.2053, 0.1523, 0.04415, 0.6424, 0.06402, 0.298, 0.1015, 0.04857, 0.01104, 0.04415, 0.02649, 0.1104, 0.04415, 0.2649, 0.1898, 1, 0.4945, 0.3444], "xaxis": "x", "y": [-1.026, 3.917, 0.6804, 1.921, 3.913, 0.2265, 2.717, -1.398, 0.3131, 4.129, -2.981, 3.642, -1.03, -4.057, 4.024, 2.396, 9.145, -0.5883, 1.217, 4.788, 1.47, 2.281, 5.626], "yaxis": "y"}, {"hovertemplate": "<b>%{hovertext}</b><br><br>category=Sports & Games<br>relative_MS=%{x}<br>growth_GDP=%{y}<br>sum_amount_x=%{marker.size}<extra></extra>", "hovertext": ["Argentina", "Australia", "Belgium", "Brazil", "Bulgaria", "Chile", "China", "Colombia", "Cyprus", "Finland", "France", "India", "Indonesia", "Israel", "Italy", "Korea, Republic of", "Mexico", "Mozambique", "Netherlands", "Nigeria", "Norway", "Oman", "Portugal", "Russian Federation", "Saudi Arabia", "Slovakia", "Sweden", "Switzerland", "Turkey", "Ukraine", "United Kingdom ", "United States of America", "Venezuela (Bolivarian Republic of)"], "legendgroup": "Sports & Games", "marker": {"color": "#ab63fa", "size": [371, 94, 54, 115, 147, 56, 225, 365, 38, 65, 200, 220, 85, 224, 126, 120, 458, 175, 707, 95, 249, 96, 425, 106, 432, 40, 110, 231, 43, 142, 363, 1672, 74], "sizemode": "area", "sizeref": 156.5, "symbol": "circle"}, "mode": "markers", "name": "Sports & Games", "orientation": "v", "showlegend": true, "type": "scatter", "x": [0.2219, 0.05622, 0.0323, 0.06878, 0.08792, 0.03349, 0.1346, 0.2183, 0.02273, 0.03888, 0.1196, 0.1316, 0.05084, 0.134, 0.07536, 0.07177, 0.2739, 0.1047, 0.4228, 0.05682, 0.1489, 0.05742, 0.2542, 0.0634, 0.2584, 0.02392, 0.06579, 0.1382, 0.02572, 0.08493, 0.2171, 1, 0.04426], "xaxis": "x", "y": [-1.026, 3.917, 0.7392, 1.921, 0.7549, 6.155, 7.864, 3.913, -3.447, -1.398, 0.3131, 5.456, 6.03, 2.823, -2.981, 2.403, 3.642, 7.258, -1.03, 4.23, 2.703, 8.863, -4.057, 4.024, 5.411, 1.358, -0.5883, 1.217, 4.788, 0.1523, 1.47, 2.281, 5.626], "yaxis": "y"}, {"hovertemplate": "<b>%{hovertext}</b><br><br>category=Agencias de viajes<br>relative_MS=%{x}<br>growth_GDP=%{y}<br>sum_amount_x=%{marker.size}<extra></extra>", "hovertext": ["Canada", "France", "Italy", "Norway"], "legendgroup": "Agencias de viajes", "marker": {"color": "#FFA15A", "size": [1232, 181, 37, 66], "sizemode": "area", "sizeref": 156.5, "symbol": "circle"}, "mode": "markers", "name": "Agencias de viajes", "orientation": "v", "showlegend": true, "type": "scatter", "x": [1, 0.1469, 0.03003, 0.05357], "xaxis": "x", "y": [1.762, 0.3131, -2.981, 2.703], "yaxis": "y"}], "layout": {"annotations": [{"align": "left", "arrowcolor": "#636363", "arrowhead": 1, "arrowsize": 1, "arrowwidth": 2, "ax": -20, "ay": -30, "font": {"color": "grey", "family": "Sans Serif", "size": 13}, "showarrow": false, "text": "Question Mark", "x": 0.25, "y": 9, "yanchor": "bottom"}, {"align": "left", "arrowcolor": "#636363", "arrowhead": 1, "arrowsize": 1, "arrowwidth": 2, "ax": -20, "ay": -30, "font": {"color": "grey", "family": "Sans Serif", "size": 13}, "showarrow": false, "text": "Stars", "x": 0.75, "y": 9, "yanchor": "bottom"}, {"align": "left", "arrowcolor": "#636363", "arrowhead": 1, "arrowsize": 1, "arrowwidth": 2, "ax": -20, "ay": -30, "font": {"color": "grey", "family": "Sans Serif", "size": 13}, "showarrow": false, "text": "Cash Cows", "x": 0.75, "y": -9, "yanchor": "bottom"}, {"align": "left", "arrowcolor": "#636363", "arrowhead": 1, "arrowsize": 1, "arrowwidth": 2, "ax": -20, "ay": -30, "font": {"color": "grey", "family": "Sans Serif", "size": 13}, "showarrow": false, "text": "Dogs", "x": 0.25, "y": -9, "yanchor": "bottom"}], "legend": {"itemsizing": "constant", "title": {"text": "category"}, "tracegroupgap": 0}, "margin": {"t": 60}, "shapes": [{"line": {"color": "black", "dash": "dash", "width": 2}, "type": "line", "x0": 0, "x1": 1, "xref": "x domain", "y0": 0, "y1": 0, "yref": "y"}, {"line": {"color": "black", "dash": "dash", "width": 2}, "type": "line", "x0": 0.5, "x1": 0.5, "xref": "x", "y0": 0, "y1": 1, "yref": "y domain"}], "title": {"text": "BCG Matrix Countries Growth vs Market Share"}, "xaxis": {"anchor": "y", "domain": [0, 1], "range": [0, 1.05], "title": {"text": "Relative MS by category, 2012 [%]"}}, "yaxis": {"anchor": "x", "domain": [0, 1], "range": [-10, 10], "title": {"text": "GDP growth, 2012 [%]"}}}}
